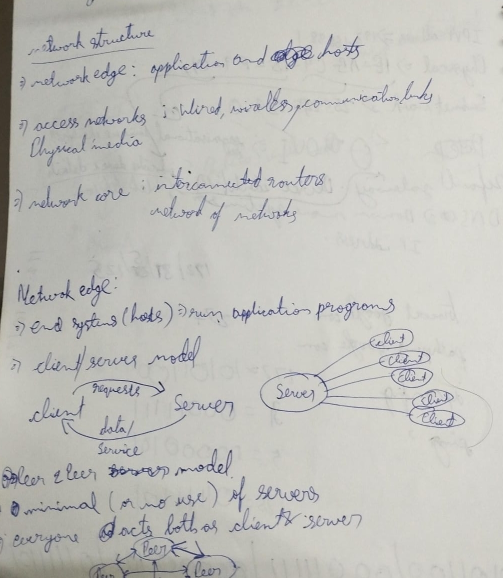
#> input picture Data/Aditya Kundu/1.jpeg, 1005 x 1156 px (shown at 1/2 size)
$ python preproc.py
#> lines starting #> are read from the running program, lines starting #| are printed output that depends on the picture
import cv2
from tkinter import Tk
from tkinter.filedialog import askopenfilename


# Iteration 1
def grey_scale(img):
    return cv2.cvtColor(img, cv2.COLOR_BGR2GRAY)


# Iteration 3
def distortion_correction(img):
    return img


# Iteration 2
def normalise_contrast(img):
    return cv2.normalize(img, None, alpha=0, beta=255, norm_type=cv2.NORM_MINMAX)


# Iteration 1
def noise_reduction(img):
    return cv2.fastNlMeansDenoising(img, None, h=10, templateWindowSize=13, searchWindowSize=21)


# Iteration 3
def deskew(img):
    return img


# Iteration 2
def binarize(img):
    return img


def resize_for_screen(img, max_width=800, max_height=800):
    h, w = img.shape[:2]
    scale = min(max_width / w, max_height / h, 1.0)
    return cv2.resize(img, (int(w * scale), int(h * scale)))


def preproc_image(img):
    img = grey_scale(img)
    img = distortion_correction(img)
    img = normalise_contrast(img)
    img = noise_reduction(img)
    img = deskew(img)
    img = binarize(img)
    return img


if __name__ == '__main__':
    # Hide Tkinter root window
    Tk().withdraw()

    # Open file dialog
    path = askopenfilename(
        title="Select Image",
        filetypes=[("Image Files", "*.png *.jpg *.jpeg *.bmp")]
    )
#> the answer given: Aditya Kundu/1.jpeg

    if not path:
        print("No image selected.")
        exit()

    # Read image
    original = cv2.imread(path)
#> original is the input picture: shape (1156, 1005, 3); mean B, G, R 187.4, 192, 192.3

    if original is None:
        print("Failed to load image.")
        exit()

    # Run preprocessing pipeline
    processed = resize_for_screen(preproc_image(original))
#> in resize_for_screen, `h, w = img.shape[:2]`: h = 1156; w = 1005
#> in resize_for_screen, `scale = min(max_width / w, max_height / h, 1.0)`: scale = 0.692
#> in resize_for_screen, `return cv2.resize(img, (int(w * scale), int(h * scale)))`:
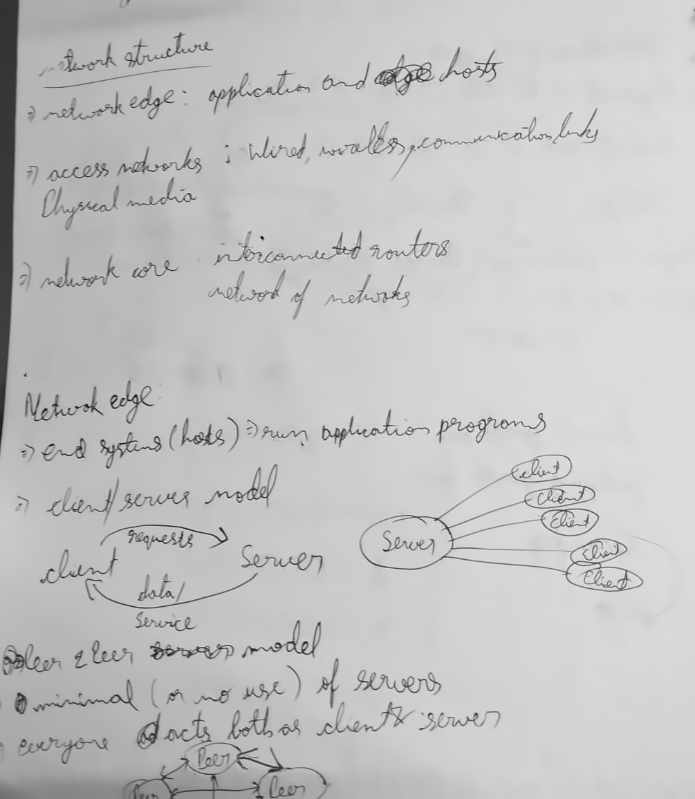
#> returned value: shape (799, 695); min 14, max 235, mean 194.8
    normalised = grey_scale(original)

    # Display results
    cv2.imshow("Original", resize_for_screen(original))
    cv2.imshow("Intermediate", resize_for_screen(normalise_contrast(normalised)))
    cv2.imshow("Processed", processed)

    cv2.waitKey(0)
    cv2.destroyAllWindows()

$ run again, on Data/Aditya Kundu/3.jpeg
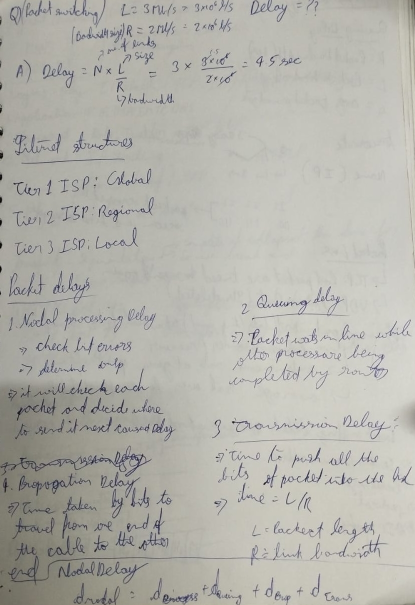
#> input picture Data/Aditya Kundu/3.jpeg, 829 x 1210 px (shown at 1/2 size)
#> original is the input picture: shape (1210, 829, 3); mean B, G, R 171.4, 178.3, 179.2
#> in normalise_contrast, `return cv2.normalize(img, None, alpha=0, beta=255, norm_type=cv2.NORM_..`:
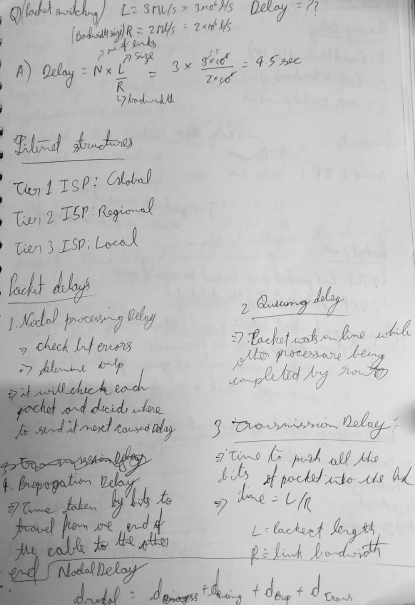
#> returned value: shape (1210, 829) (shown at 1/2 size); min 0, max 255, mean 187.8
#> h = 1210; w = 829
#> scale = 0.661
#> in resize_for_screen (call 2), `return cv2.resize(img, (int(w * scale), int(h * scale)))`:
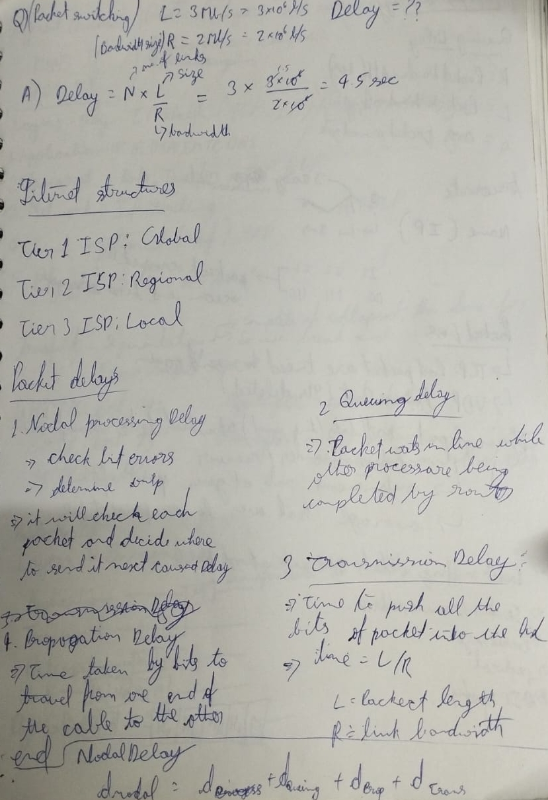
#> returned value: shape (800, 548, 3); mean of channels 0, 1, 2 171.3, 178.2, 179.1; drawn as B, G, R

$ run again, on Data/Aditya Kundu/4.jpeg
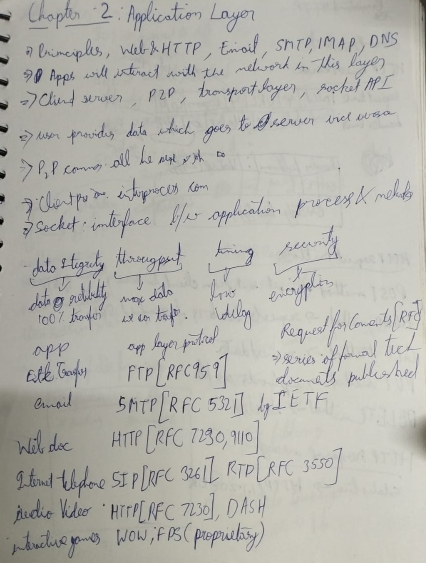
#> input picture Data/Aditya Kundu/4.jpeg, 851 x 1126 px (shown at 1/2 size)
#> original is the input picture: shape (1126, 851, 3); mean B, G, R 172.4, 179.1, 180
#> in normalise_contrast, `return cv2.normalize(img, None, alpha=0, beta=255, norm_type=cv2.NORM_..`:
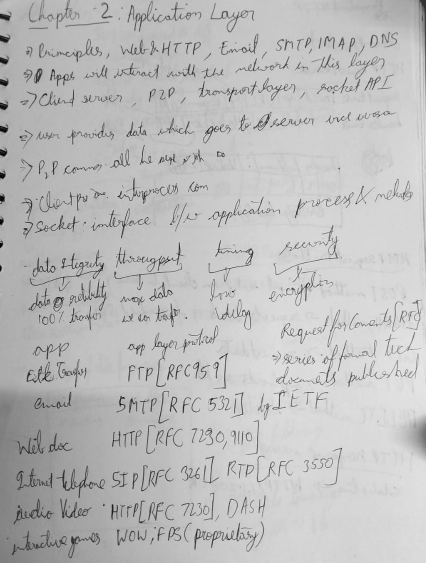
#> returned value: shape (1126, 851) (shown at 1/2 size); min 0, max 255, mean 189
#> h = 1126; w = 851
#> scale = 0.71
#> in resize_for_screen (call 2), `return cv2.resize(img, (int(w * scale), int(h * scale)))`:
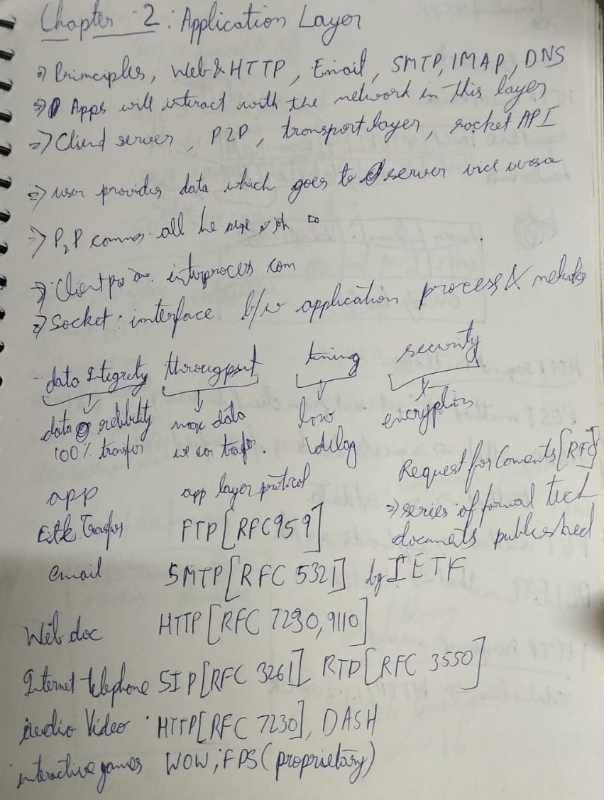
#> returned value: shape (800, 604, 3); mean of channels 0, 1, 2 172.3, 179, 179.9; drawn as B, G, R
